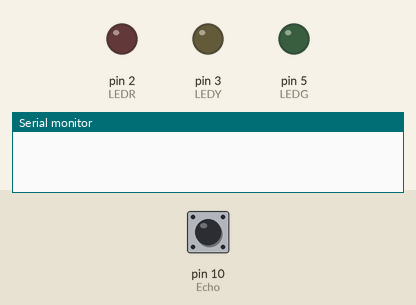
Recording of a sketch running on a simulated Arduino Uno, built with avr-gcc and run on an emulated ATmega328P. On the bench: output pins drawn as LEDs (lit = HIGH), the last lines printed to the serial monitor. The test bench sets the inputs (shaded band); at power-on: pin 10 (Echo) LOW. Pins used as bus, display or sensor lines are not drawn.

Above: at 0.1 s.
At 1.2 s:
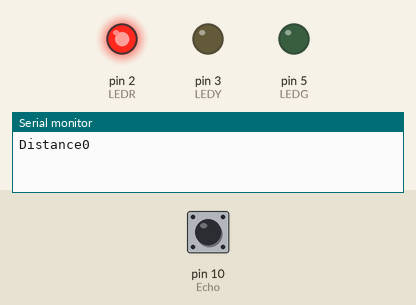
1.3 s: pin 10 (Echo) pulsed HIGH 2 times (0.12 s each, 0.3 s apart)
At 2.0 s:
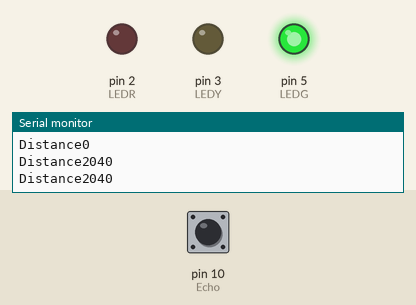
Timing chart, 0 to 4.3 s (numbered marks = the images above; inputs shaded):
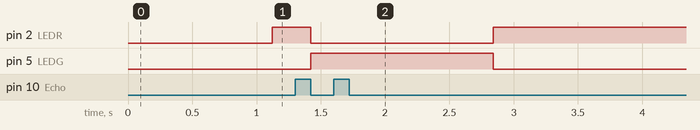

The sketch:

nt_distances_result_in_different_colours_of_LEDs_lighting_up.ino
```cpp
const int LEDR = 2;
const int LEDY = 3;
const int LEDG = 5;
const int Trig = 9;
const int Echo = 10;
long Duration;
int Distance;

void setup() {
  // put your setup code here, to run once:
  pinMode(LEDR, OUTPUT);
  pinMode(LEDY, OUTPUT);
  pinMode(LEDG, OUTPUT);
  pinMode(Trig, OUTPUT);
  pinMode(Echo, INPUT);
  Serial.begin(9600);
}

void loop() {
  // put your main code here, to run repeatedly:
  digitalWrite(Trig, LOW);
  delay(20);
  digitalWrite(Trig, HIGH);
  delay(100);
  digitalWrite(Trig, LOW);
  Duration = pulseIn(Echo, HIGH); //measures time to make ECHO high
  Distance = Duration*0.034/2; // Formula to find it twice / 2 - velocity of sound
  Serial.print("Distance");
  Serial.println(Distance);
  if (Distance < 5){
    digitalWrite(LEDG, LOW);
    digitalWrite(LEDY, LOW);
    digitalWrite(LEDR, HIGH);
  } else if (Distance > 5 && Distance < 10){
    digitalWrite(LEDG, LOW);
    digitalWrite(LEDY, HIGH);
    digitalWrite(LEDR, LOW);
  } else if (Distance > 10){
    digitalWrite(LEDG, HIGH);
    digitalWrite(LEDY, LOW);
    digitalWrite(LEDR, LOW);
  }
}
```

Measured:
- after the input at 1.3 s, pin 2 (LEDR): HIGH → LOW after 0.12 s, → HIGH 1.4 s later; pin 5 (LEDG): LOW → HIGH after 0.12 s, → LOW 1.4 s later
